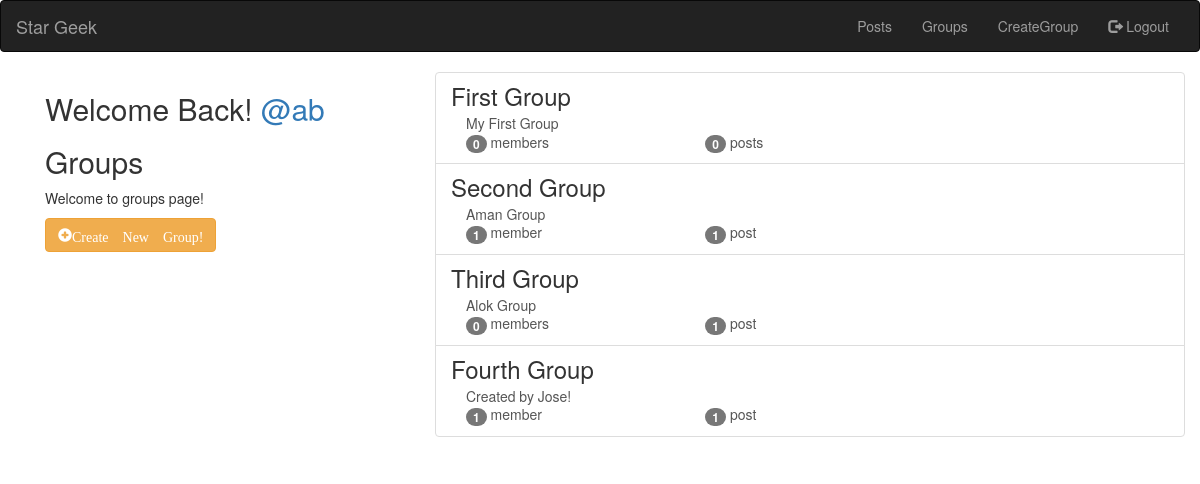
The app's page /groups/ (signed in) with its own data.
### groups/models.py (models this page shows, shortened)
class Group(models.Model):
    name = models.CharField(max_length = 255,unique = True)
    slug = models.SlugField(allow_unicode = True,unique = True)
    description = models.TextField(default = '')
    members = models.ManyToManyField(User,related_name = "group")

### groups/views.py (the view)
class ListGroups(ListView):
    model = Group

### groups/templates/groups/group_list.html
{% extends "groups/group_base.html" %}
{% block pregroup %}
  <div class="col-md-4">
    <div class="content">
      {% if user.is_authenticated %}
        <h2>Welcome Back!
          <a href="{% url 'posts:for_user' username=user.username %}">@{{ user.username }}</a>
        </h2>
      {% endif %}
      <h2>Groups</h2>
      <p>Welcome to groups page!</p>
    </div>
    {% if user.is_authenticated %}
      <a href="{% url 'groups:create' %}" class="btn btn-md btn-fill btn-warning">
      <span class="glyphicon glyphicon-plus-sign">Create New Group!</span>
      </a>
    {% endif %}
  </div>
{% endblock %}
{% block group_content %}
  <div class="col-md-8">
    <div class="list-group">
      {% for group in object_list %}
        <a class="list-group-item" href="{% url 'groups:single' slug=group.slug %}">
          <h3 class="list-group-item-heading">{{group.name}}</h3>
          <div class="list-group-item-text container-fluid">
            {{group.description|safe}}
            <div class="row">
                <div class="col-md-4">
                    <span class='badge'>{{group.members.count}}</span>
                    member{{group.members.count|pluralize}}
                </div>
                <div class="col-md-4">
                    <span class='badge'>{{group.posts.count}}</span>
                    post{{group.posts.count|pluralize}}
                </div>
              </div>
          </div>
        </a>
      {% endfor %}
    </div>
  </div>
{% endblock%}

### records on screen
Group: name "First Group", description "My First Group", members.count "0", posts.count "0"
Group: name "Second Group", description "Aman Group", members.count "1", posts.count "1"
Group: name "Third Group", description "Alok Group", members.count "0", posts.count "1"
Group: name "Fourth Group", description "Created by Jose!", members.count "1", posts.count "1"

### other values on screen
{{ user.username }} "ab"
